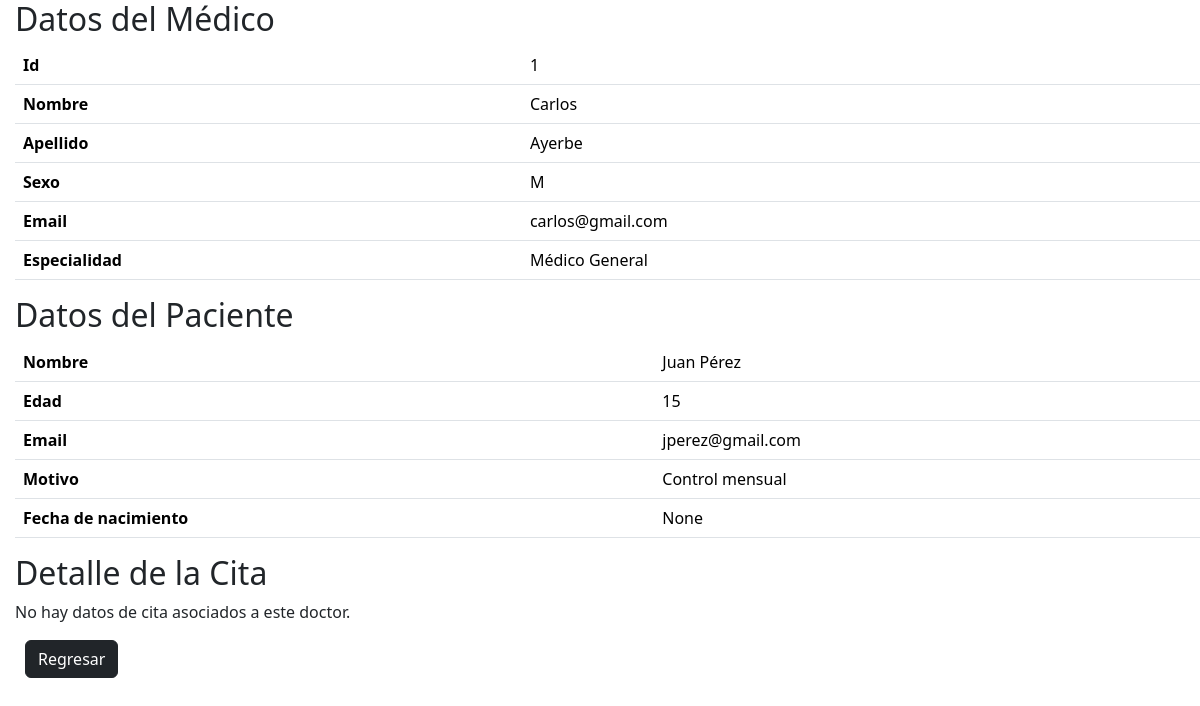
Page /ver_medico/1 on the earlier database version.
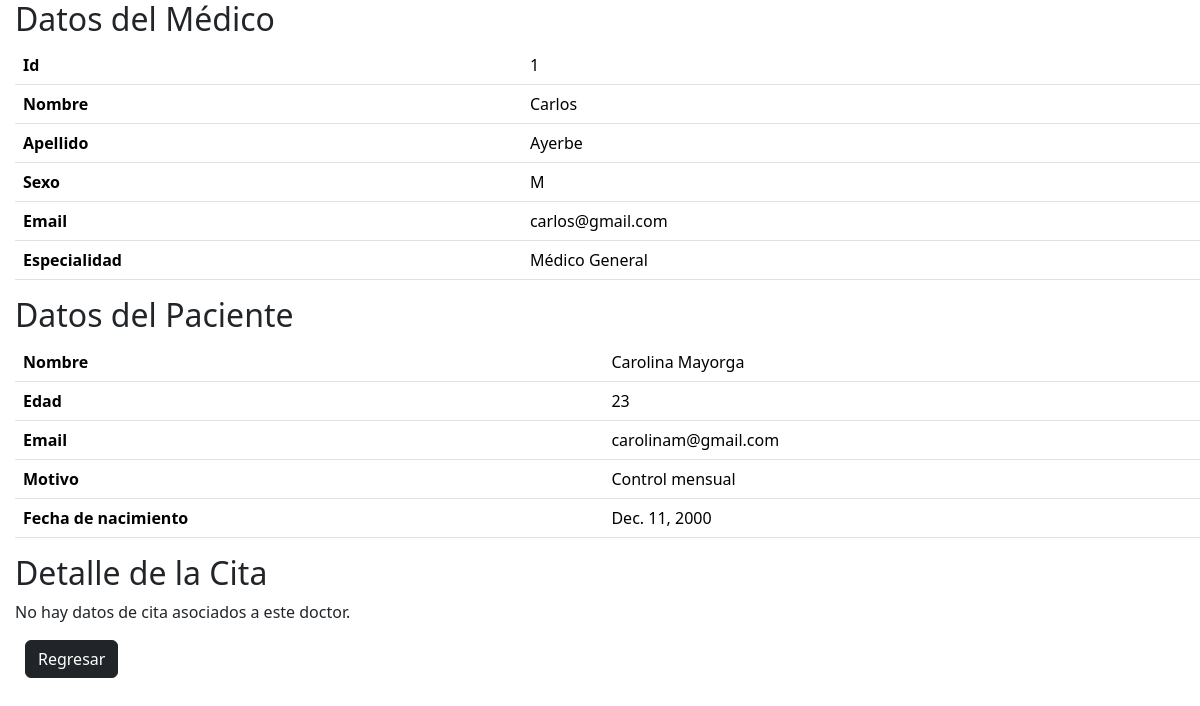
Same page on the later database version.
### medico/models.py (models this page shows, shortened)
class Doctor(models.Model):
    SEXO = [
        ("M", "Masculino"),
        ("F", "Femenino"),
    ]
    nombre = models.CharField(max_length=20)
    apellido = models.CharField(max_length=20)
    sexo = models.CharField(max_length=1, choices=SEXO, null=True)
    email = models.EmailField(max_length=50)
    especialidad = models.CharField(max_length=50, default='Médico General')
    paciente = models.ForeignKey(Paciente, on_delete=models.SET_NULL, null=True)

class Paciente(models.Model):
    nombre = models.CharField(max_length=30)
    edad = models.IntegerField()
    email = models.EmailField(max_length=50, null=True)
    motivo = models.CharField(max_length=100)
    fecha_nacimiento = models.DateField(null=True)

### medico/views.py (the view)
# urls.py: path('ver_medico/<int:id>', ver_medico),
def ver_medico(request, id):
    doctor = get_object_or_404(Doctor, pk=id)
    datos = {'medico': doctor}
    pagina = loader.get_template('ver.html')
    return HttpResponse(pagina.render(datos, request))

### medico/templates/ver.html (shortened to what this page needs)
<html lang="es">
<head>
    <link href="https://cdn.jsdelivr.net/npm/bootstrap@5.3.2/dist/css/bootstrap.min.css" rel="stylesheet">
    <link rel="stylesheet" href="https://cdn.jsdelivr.net/npm/bootstrap-icons@1.15.0/font/bootstrap-icons.css">
</head>
<body style="margin-left: 15px;">
    <h2>Datos del Médico</h2>
    <table class="table">
        <tr>
            <th>Id</th>
            <td>{{medico.id}}</td>
        </tr>
        <tr>
            <th>Nombre</th>
            <td>{{medico.nombre}}</td>
        </tr>
        <tr>
            <th>Apellido</th>
            <td>{{medico.apellido}}</td>
        </tr>
        <tr>
            <th>Sexo</th>
            <td>{{medico.sexo}}</td>
        </tr>
        <tr>
            <th>Email</th>
            <td>{{medico.email}}</td>
        </tr>
        <tr>
            <th>Especialidad</th>
            <td>{{medico.especialidad}}</td>
        </tr>
    </table>
    <h2>Datos del Paciente</h2>
    {% if medico.paciente %}
        <table class="table">
            <tr>
                <th>Nombre</th>
                <td>{{medico.paciente.nombre}}</td>
            </tr>
            <tr>
                <th>Edad</th>
                <td >{{medico.paciente.edad}}</td>
            </tr>
            <tr>
                <th>Email</th>
                <td>{{medico.paciente.email}}</td>
            </tr>
            <tr>
                <th>Motivo</th>
                <td>{{medico.paciente.motivo}}</td>
            </tr>
            <tr>
                <th>Fecha de nacimiento</th>
                <td>{{medico.paciente.fecha_nacimiento}}</td>
            </tr>
        </table>
    {% else %}
        <p>No hay datos de paciente asociados a este doctor.</p>
    {% endif %}
    <h2>Detalle de la Cita</h2>
    {% if medico.cita %}
        <table class="table">
            <tr>
                <th>Paciente</th>
                <td>{{medico.cita.paciente}}</td>
            </tr>
            <tr>
                <th>Fecha</th>
                <td>{{medico.cita.fecha}}</td>
            </tr>
            <tr>
                <th>Hora</th>
                <td>{{medico.cita.hora}}</td>
            </tr>
        </table>
    {% else %}
        <p>No hay datos de cita asociados a este doctor.</p>
    {% endif %}
    <a href="{% url 'inicio' %}" class="btn btn-dark" style="margin-left: 10px;">Regresar</a>
</body>
</html>

Differences in the rows shown:
changed Doctor "Carlos": paciente.nombre "Juan Pérez" → "Carolina Mayorga"; paciente.edad "15" → "23"; paciente.email "jperez@gmail.com" → "carolinam@gmail.com"; paciente.fecha_nacimiento "None" → "Dec. 11, 2000"
